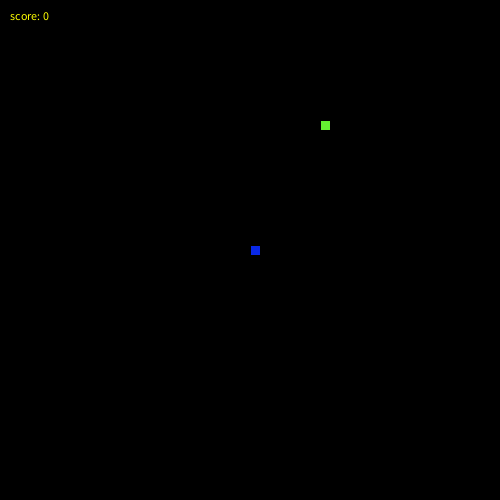
Frame 1 (no input)
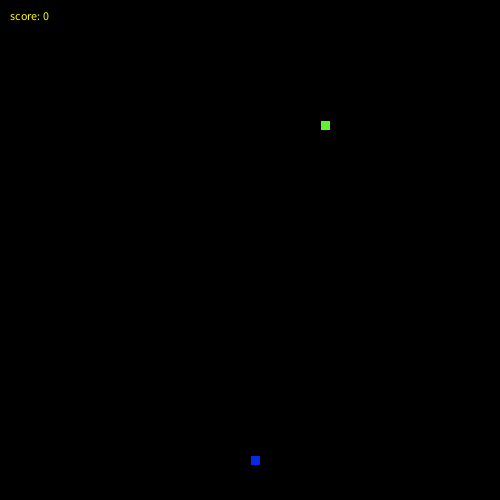
Frame 60 (the mouse pressed at the canvas centre just before this capture)
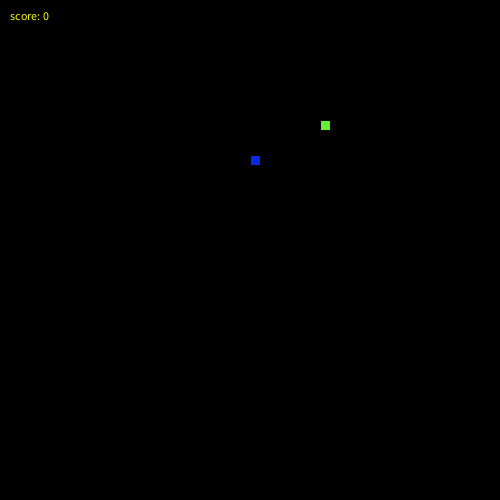
Frame 120 (the mouse held since frame 60 and released just before this capture)

The Processing sketch that drew these frames (run headless with seeded random() and noise(); from frame 60 on, the mouse is pressed at the canvas centre):

// Processing sketch: LeagueSnake
// ── LeagueSnake.pde
//*
// ***** SEGMENT CLASS *****
// This class will be used to represent each part of the moving snake.
//*

class Segment {

//Add x and y member variables. They will hold the corner location of each segment of the snake.
int x;
int y;


// Add a constructor with parameters to initialize each variable.
public Segment(int x, int y){
    this.x=x;
    this.y=y;
}


}


//*
// ***** GAME VARIABLES *****
// All the game variables that will be shared by the game methods are here
//*

Segment snakehead;
int foodX;
int foodY;
ArrayList<Segment> tail= new ArrayList<Segment>();
int direction=UP;
int numberofpieces=0;

//*
// ***** SETUP METHODS *****
// These methods are called at the start of the game.
//*

void setup() {
  size(500,500);
  snakehead= new Segment(250,250);
  frameRate(20);
  dropFood();
}

void dropFood() {
  //Set the food in a new random location
  foodX= ((int) random(50)*10);
  foodY=((int) random(50)*10);
}



//*
// ***** DRAW METHODS *****
// These methods are used to draw the snake and its food 
//*

void draw() {
  background(0,0,0);
  fill(255,255,0);
  text("score: " +numberofpieces  ,10,20);
  drawFood();
  move();
  drawSnake();
  eat();
}

void drawFood() {
  //Draw the food
  fill(100,240,50);
  square(foodX,foodY,10);
  
}

void drawSnake() {
  //Draw the head of the snake followed by its tail
  fill(9,40,230);
  rect(snakehead.x,snakehead.y,10,10);
  manageTail();
}


//*
// ***** TAIL MANAGEMENT METHODS *****
// These methods make sure the tail is the correct length.
//*

void drawTail() {
  //Draw each segment of the tail 
  for(int i=0; i<tail.size(); i++){
    rect(tail.get(i).x,tail.get(i).y,10,10);
    
  }
}

void manageTail() {
  //After drawing the tail, add a new segment at the "start" of the tail and remove the one at the "end" 
  //This produces the illusion of the snake tail moving.
  checkTailCollision();
  drawTail();
  tail.add(new Segment(snakehead.x,snakehead.y));
  tail.remove(0);
  
  
}

void checkTailCollision() {
  //If the snake crosses its own tail, shrink the tail back to one segment
  for(int i=0; i<tail.size(); i++){
     if(tail.get(i).x==snakehead.x && snakehead.y==tail.get(i).y){
       numberofpieces=0;
       tail=new ArrayList<Segment>();
       tail.add(new Segment(snakehead.x, snakehead.y));
       
     }
    
  }
  
}



//*
// ***** CONTROL METHODS *****
// These methods are used to change what is happening to the snake
//*

void keyPressed() {
  //Set the direction of the snake according to the arrow keys pressed
  if(key==CODED){
    if(keyCode==UP){
      direction=UP;
    }
    else if(keyCode==DOWN){
       direction=DOWN; 
    }
    if(keyCode==RIGHT){
     direction=RIGHT; 
    }
    else if(keyCode==LEFT){
     direction=LEFT; 
    }
    
  }
  
}

void move() {
  //Change the location of the Snake head based on the direction it is moving.
  
    
  switch(direction) {
  case UP:
    // move head up here 
    snakehead.y-=5;
    break;
  case DOWN:
    // move head down here 
    snakehead.y+=5;
    break;
  case LEFT:
   // figure it out 
   snakehead.x-=5;
    break;
  case RIGHT:
    // mystery code goes here 
    snakehead.x+=5;
    break;
  }
  checkBoundaries();
}

void checkBoundaries() {
 //If the snake leaves the frame, make it reappear on the other side
 if(snakehead.x>500){
   snakehead.x=0;
 }
 else if(snakehead.x<0){
  snakehead.x=500; 
 }
 if(snakehead.y>500){
  snakehead.y=0; 
 }
 else if(snakehead.y<0){
  snakehead.y=500; 
 }
}



void eat() {
  //When the snake eats the food, its tail should grow and more food appear
  if(snakehead.x>foodX-10 && snakehead.x<foodX+10 && snakehead.y>foodY-10 && snakehead.y<foodY+10){

   dropFood();
    numberofpieces+=1;
   tail.add(new Segment(snakehead.x, snakehead.y));
    
  }
  
}
